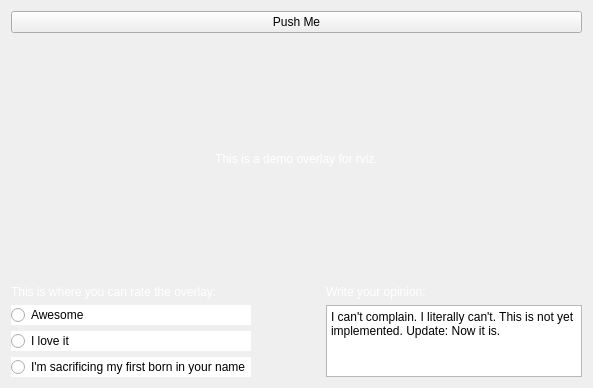
<?xml version="1.0" encoding="UTF-8"?>
<ui version="4.0">
 <class>DemoWidget</class>
 <widget class="QWidget" name="DemoWidget">
  <property name="geometry">
   <rect>
    <x>0</x>
    <y>0</y>
    <width>593</width>
    <height>388</height>
   </rect>
  </property>
  <property name="windowTitle">
   <string>Form</string>
  </property>
  <property name="styleSheet">
   <string notr="true">font: 12pt &quot;Sans Serif&quot;;</string>
  </property>
  <layout class="QGridLayout" name="gridLayout_2" rowstretch="0,1,0,0,0,0">
   <item row="0" column="0" colspan="3">
    <widget class="QPushButton" name="pushButton">
     <property name="text">
      <string>Push Me</string>
     </property>
    </widget>
   </item>
   <item row="1" column="0" colspan="3">
    <widget class="QLabel" name="label">
     <property name="enabled">
      <bool>true</bool>
     </property>
     <property name="sizePolicy">
      <sizepolicy hsizetype="Minimum" vsizetype="Minimum">
       <horstretch>0</horstretch>
       <verstretch>0</verstretch>
      </sizepolicy>
     </property>
     <property name="styleSheet">
      <string notr="true">color: rgb(255, 255, 255);</string>
     </property>
     <property name="text">
      <string>This is a demo overlay for rviz.</string>
     </property>
     <property name="alignment">
      <set>Qt::AlignCenter</set>
     </property>
    </widget>
   </item>
   <item row="5" column="0">
    <widget class="QRadioButton" name="radioButton_3">
     <property name="styleSheet">
      <string notr="true">background-color: rgb(255, 255, 255);</string>
     </property>
     <property name="text">
      <string>I'm sacrificing my first born in your name</string>
     </property>
    </widget>
   </item>
   <item row="2" column="2">
    <widget class="QLabel" name="label_3">
     <property name="styleSheet">
      <string notr="true">color: rgb(255, 255, 255);</string>
     </property>
     <property name="text">
      <string>Write your opinion:</string>
     </property>
    </widget>
   </item>
   <item row="3" column="0">
    <widget class="QRadioButton" name="radioButton">
     <property name="mouseTracking">
      <bool>false</bool>
     </property>
     <property name="styleSheet">
      <string notr="true">background-color: rgb(255, 255, 255);</string>
     </property>
     <property name="text">
      <string>Awesome</string>
     </property>
    </widget>
   </item>
   <item row="4" column="0">
    <widget class="QRadioButton" name="radioButton_2">
     <property name="styleSheet">
      <string notr="true">background-color: rgb(255, 255, 255);</string>
     </property>
     <property name="text">
      <string>I love it</string>
     </property>
    </widget>
   </item>
   <item row="2" column="0">
    <widget class="QLabel" name="label_2">
     <property name="styleSheet">
      <string notr="true">color: rgb(255, 255, 255);</string>
     </property>
     <property name="text">
      <string>This is where you can rate the overlay:</string>
     </property>
    </widget>
   </item>
   <item row="3" column="2" rowspan="3">
    <widget class="QPlainTextEdit" name="plainTextEdit">
     <property name="plainText">
      <string>I can't complain. I literally can't. This is not yet implemented. Update: Now it is.</string>
     </property>
    </widget>
   </item>
   <item row="3" column="1">
    <spacer name="horizontalSpacer">
     <property name="orientation">
      <enum>Qt::Horizontal</enum>
     </property>
     <property name="sizeHint" stdset="0">
      <size>
       <width>40</width>
       <height>20</height>
      </size>
     </property>
    </spacer>
   </item>
  </layout>
 </widget>
 <resources/>
 <connections/>
</ui>
